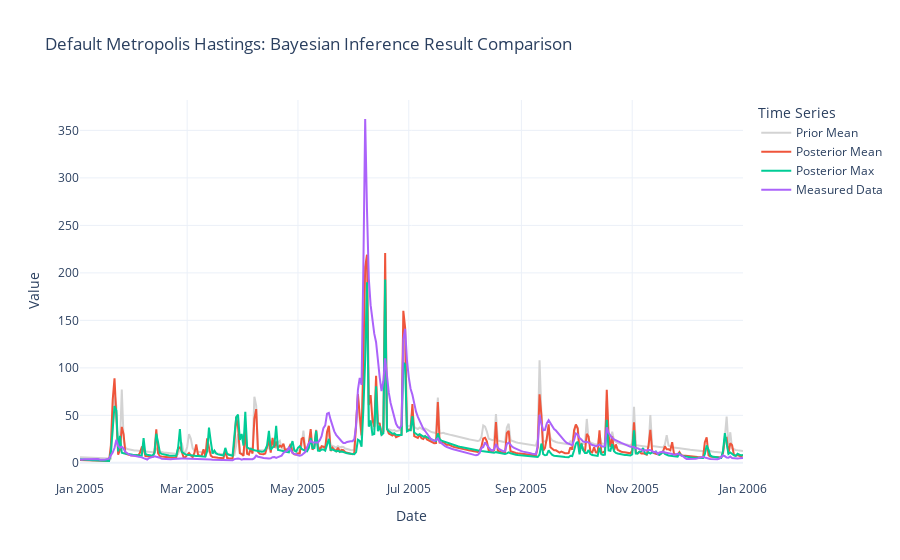

The notebook cell this image was saved under:
### Code cell
fig = go.Figure()
model.get_start_date
dates = model.get_simulation_range()
fig.add_trace(
    go.Scatter(
        x=dates,
        y=prior_means,
        mode="lines",
        name="Prior Mean",
        line=dict(color="lightgrey"),
    )
)
fig.add_trace(
    go.Scatter(x=dates, y=posterior_mean, mode="lines", name="Posterior Mean")
)
fig.add_trace(go.Scatter(x=dates, y=posterior_max, mode="lines", name="Posterior Max"))
fig.add_trace(go.Scatter(x=dates, y=measured_data, mode="lines", name="Measured Data"))

# Update layout
fig.update_layout(
    title="Default Metropolis Hastings: Bayesian Inference Result Comparison",
    xaxis_title="Date",
    yaxis_title="Value",
    legend_title="Time Series",
    hovermode="x unified",
    template="plotly_white",
)

fig.show()

### Figure 1 — Plotly figure (JSON) as saved in the notebook; plotly's stock layout.template omitted (floating-point values rounded to 4 significant figures; data arrays with more than 128 entries replaced by an {"elided": "..."} marker saying what was removed)
{"data": [{"line": {"color": "lightgrey"}, "mode": "lines", "name": "Prior Mean", "type": "scatter", "x": {"elided": "366 str values"}, "y": {"elided": "366 float values"}}, {"mode": "lines", "name": "Posterior Mean", "type": "scatter", "x": {"elided": "366 str values"}, "y": {"elided": "366 float values"}}, {"mode": "lines", "name": "Posterior Max", "type": "scatter", "x": {"elided": "366 str values"}, "y": {"elided": "366 float values"}}, {"mode": "lines", "name": "Measured Data", "type": "scatter", "x": {"elided": "366 str values"}, "y": {"elided": "366 float values"}}], "layout": {"hovermode": "x unified", "legend": {"title": {"text": "Time Series"}}, "title": {"text": "Default Metropolis Hastings: Bayesian Inference Result Comparison"}, "xaxis": {"title": {"text": "Date"}}, "yaxis": {"title": {"text": "Value"}}}}
